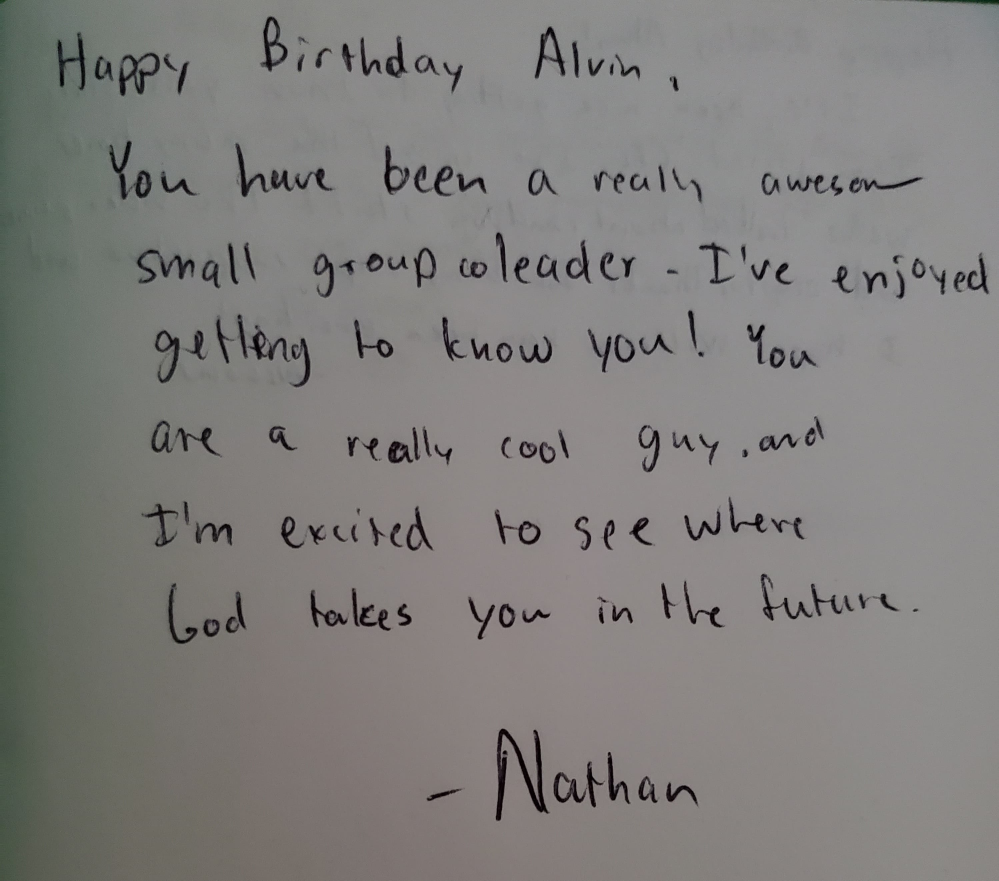
#> input picture input/testNote.jpg, 2996 x 2642 px (shown at 1/3 size)
$ python resize.py
#> lines starting #> are read from the running program, lines starting #| are printed output that depends on the picture; after the words box and inside, x2 and y2 are one past the last pixel; in counts of white or black regions, pixels touching at a corner belong together
### jenksPartition.py
# code from http://danieljlewis.org/files/2010/06/Jenks.pdf
# described at http://danieljlewis.org/2010/06/07/jenks-natural-breaks-algorithm-in-python/

def getJenksBreaks(dataList, numClass):
    dataList.sort()
    mat1 = []
    for i in range(0, len(dataList) + 1):
        temp = []
        for j in range(0, numClass + 1):
            temp.append(0)
        mat1.append(temp)
    mat2 = []
    for i in range(0, len(dataList) + 1):
        temp = []
        for j in range(0, numClass + 1):
            temp.append(0)
        mat2.append(temp)
    for i in range(1, numClass + 1):
        mat1[1][i] = 1
        mat2[1][i] = 0
        for j in range(2, len(dataList) + 1):
            mat2[j][i] = float('inf')
    v = 0.0
    for l in range(2, len(dataList) + 1):
        s1 = 0.0
        s2 = 0.0
        w = 0.0
        for m in range(1, l + 1):
            i3 = l - m + 1
            val = float(dataList[i3 - 1])
            s2 += val * val
            s1 += val
            w += 1
            v = s2 - (s1 * s1) / w
            i4 = i3 - 1
            if i4 != 0:
                for j in range(2, numClass + 1):
                    if mat2[l][j] >= (v + mat2[i4][j - 1]):
                        mat1[l][j] = i3
                        mat2[l][j] = v + mat2[i4][j - 1]
        mat1[l][1] = 1
        mat2[l][1] = v
    k = len(dataList)
    kclass = []
    for i in range(0, numClass + 1):
        kclass.append(0)
    kclass[numClass] = float(dataList[len(dataList) - 1])
    countNum = numClass
    while countNum >= 2:  # print "rank = " + str(mat1[k][countNum])
        id = int((mat1[k][countNum]) - 2)
        # print "val = " + str(dataList[id])
        kclass[countNum - 1] = dataList[id]
        k = int((mat1[k][countNum] - 1))
        countNum -= 1
    return kclass


# [43 lines left out: functions getGVF, classify, not called in this run]

### resize.py
from jenksPartition import getJenksBreaks
from PIL import Image
import numpy as np
import cv2


# Open an Image
def open_image(path):
#> called with path = 'input/testNote.jpg'
    new_image = cv2.imread(path)
#> new_image is the input picture: shape (2642, 2996, 3); mean B, G, R 123.9, 126.1, 127.7
    return new_image


# Save Image
def save_image(image, path):
    image.save(path, 'png')


def print_bounding_boxes(image, contours):
    for contour in contours:
        (x, y, w, h) = cv2.boundingRect(contour)
        # if the contour is sufficiently large, it must be a digit
        x1 = x + w
        y1 = y + h
        # print(x,x1,y,y1)
        # Drawing the selected contour on the original image
        cv2.rectangle(image, (x, y), (x1, y1), (0, 255, 0), 2)
    cv2.imwrite(output_file_name + 'Bounding' + file_extension, image)


def find_bounding_boxes(image):
    # this method is called Adaptive Thresholding, it accounts for lighting differences
    # img = cv2.medianBlur(image, 5)

    imgray = cv2.cvtColor(image,cv2.COLOR_BGR2GRAY)
    ret, th1 = cv2.threshold(imgray, 127, 255, cv2.THRESH_BINARY)
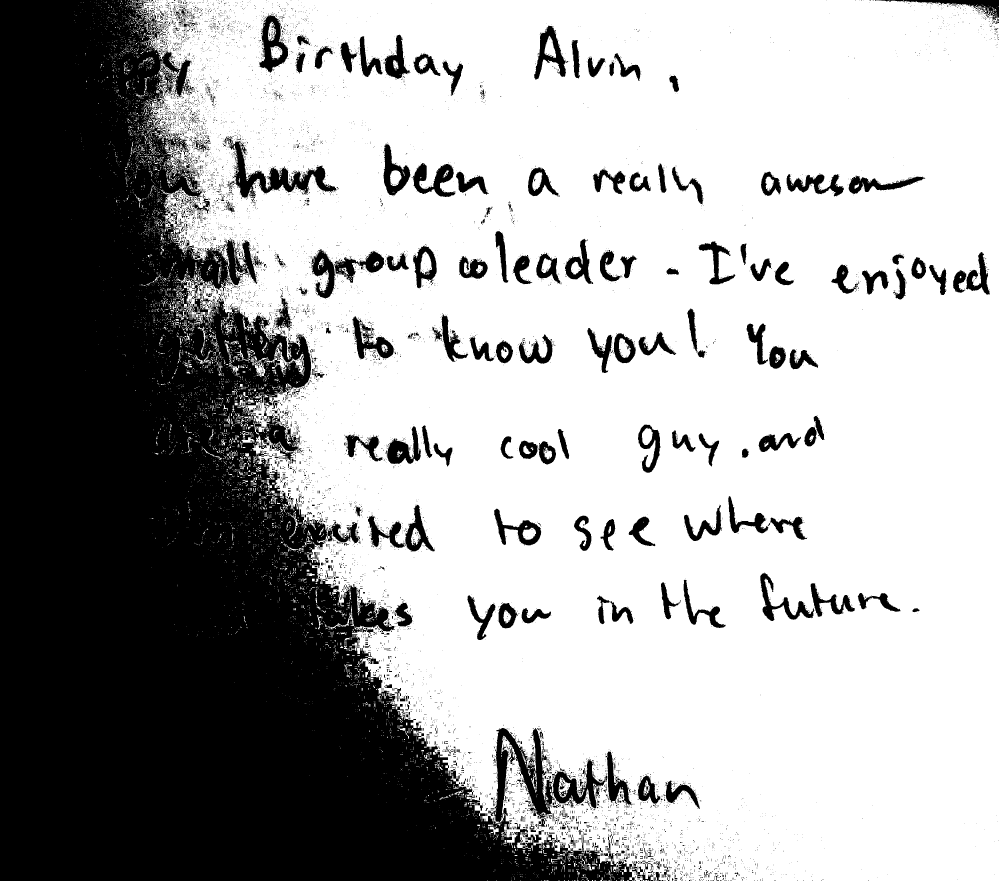
#> th1: shape (2642, 2996) (shown at 1/3 size); 65.6% white; 8916 black regions (8290 under 20 px), largest, box (x1, y1, x2, y2) and area: (0, 0, 1936, 2642) 2368956, (675, 408, 1010, 603) 15413, (777, 40, 864, 218) 7202
    th2 = cv2.adaptiveThreshold(imgray, 255, cv2.ADAPTIVE_THRESH_MEAN_C, cv2.THRESH_BINARY, 5, 8)
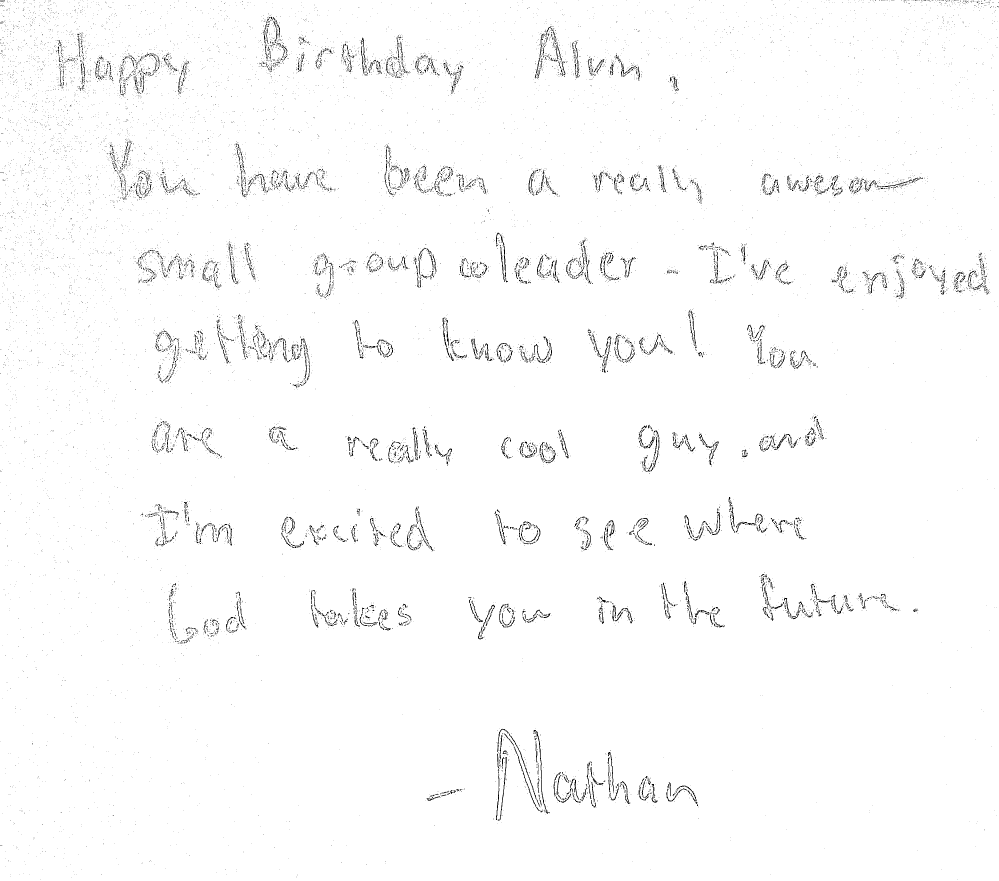
#> th2: shape (2642, 2996) (shown at 1/3 size); 98.5% white; black in thin lines or dots
    th3 = cv2.adaptiveThreshold(imgray, 255, cv2.ADAPTIVE_THRESH_GAUSSIAN_C, cv2.THRESH_BINARY, 5, 8)
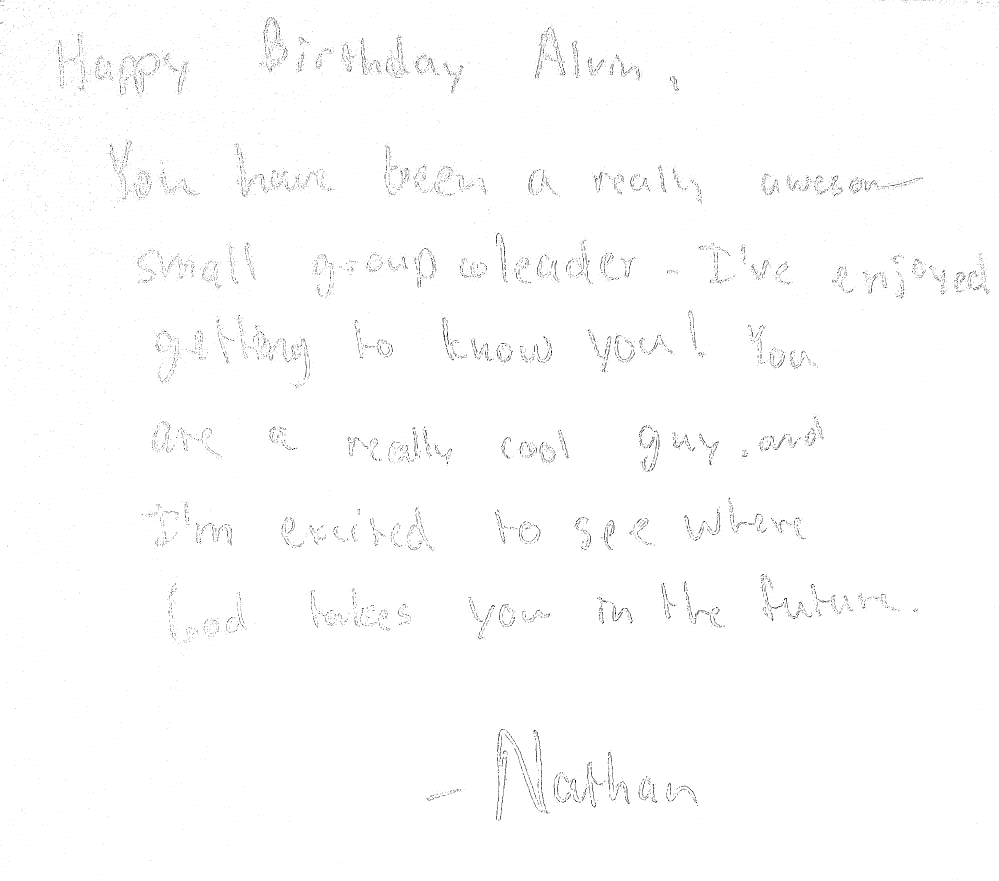
#> th3: shape (2642, 2996) (shown at 1/3 size); 99.3% white; black in thin lines or dots

    cv2.imwrite(output_file_name + 'Gray2' + file_extension, th2)
    cv2.imwrite(output_file_name + 'Gray3' + file_extension, th3)

    contours, hierarchy = cv2.findContours(th2,cv2.RETR_TREE,cv2.CHAIN_APPROX_SIMPLE)
#> contours = 17107 contours, 14954 with area under 20; largest, box (x1, y1, x2, y2) and area: (0, 0, 2996, 2642) 7909440, (1600, 2189, 1640, 2430) 842, (1500, 2270, 1522, 2445) 594, (1544, 2227, 1604, 2378) 513, (1487, 2305, 1499, 2462) 504
    return contours


# Create a new image with the given size
def create_image(i, j):
    image = Image.new("RGB", (i, j), "white")
    return image


# Get the pixel from the given image
def get_pixel(image, i, j):
    # Inside image bounds?
    width, height = image.size
    if i > width or j > height:
        return None

    # Get Pixel
    pixel = image.getpixel((i, j))
    return pixel


# finds the average shade of the image so we can compare it to text
def get_average_shade(image):
    width, height = image.size
    average_r = 0
    average_g = 0
    average_b = 0
    for column in range(width):
        for pixel in range(height):
            pixel_color = get_pixel(image, column, pixel)
            average_r += pixel_color[0]
            average_g += pixel_color[1]
            average_b += pixel_color[2]
    image_pixels = width * height
    average_r /= image_pixels
    average_g /= image_pixels
    average_b /= image_pixels
    return average_r, average_b, average_g


def crop_image(image, contour):
    (x, y, w, h) = cv2.boundingRect(contour)
    crop_image = image[y:y + h, x:x + w]
    return crop_image


def scale_image(rescaling_image, new_h, new_w, min_size):
    height, width, channel = rescaling_image.shape
    # letter is probably i or l, their width is too thin
    if width < min_size:
        # we only rescale the height in that case
        rescaled_image = cv2.resize(rescaling_image, (width, new_h))
    else:
        rescaled_image = cv2.resize(rescaling_image, (new_w, new_h))
    return rescaled_image


def new_image(height, width):
    blank_image = np.zeros((height, width, 3), np.uint8)
    return blank_image


def paste_image(image, pasted_image, x, y):
    height, width, channel = pasted_image.shape
    image[y:y+height, x:x+width] = pasted_image
    return image


def find_centroids(contours):
    """
    Find the centroid (moment-wise) of each contour, this allows a good sense of where the word belongs
    :param contours: array of contours provided by cv2 package
    :return: array of centroids
    """
    centroids = []
    for c in contours:
        # calculate moments for each contour
        M = cv2.moments(c)

        # calculate x,y coordinate of center
        cX = int(M["m10"] / M["m00"])
        cY = int(M["m01"] / M["m00"])
        centroids.append((cX, cY))
    return centroids


def print_centroids(image, centroids):
    for centroid in centroids:
        cX, cY = centroid
        cv2.circle(image, (cX, cY), 5, (255, 255, 255), -1)
        cv2.putText(image, "centroid", (cX - 25, cY - 25), cv2.FONT_HERSHEY_SIMPLEX, 0.5, (255, 255, 255), 2)

        # display the image
    cv2.imwrite(output_file_name + 'Moments' + file_extension, image)


def print_line_placements(image, breaks):
    for placement in breaks:
        # the shape is finding the width and dividing by two to get to middle
        cv2.circle(image, (int(image.shape[1] / 2), int(placement)), 5, (255, 255, 255), -1)
    cv2.imwrite(output_file_name + 'Lines' + file_extension, image)


def filter_contour(contours, min_size, max_size):
    """
    Filters the contours given min_size and max_size, will go through if EITHER height or width passes
    :param contours: Array of contours
    :param min_size: Minimum size that a dimension can pass
    :param max_size: Maximum size that a dimension can pass
    :return: A new array that contains filtered contours, average height, average width
    """
    filtered_contours = []
    avg_contour_w = 0
    avg_contour_h = 0
    for contour in contours:
        # gets coordinates of Rect
        (x, y, w, h) = cv2.boundingRect(contour)
        if min_size < w < max_size or min_size < h < max_size:
            print('height:', h)
            print('width:', w)
            avg_contour_w += w
            avg_contour_h += h
            filtered_contours.append(contour)
    avg_contour_w /= len(filtered_contours)
    avg_contour_w = int(avg_contour_w)
    avg_contour_h /= len(filtered_contours)
    avg_contour_h = int(avg_contour_h)
    return filtered_contours, avg_contour_h, avg_contour_w


def distribute_letter_to_line(line_placements, contour_bounding_box):
    """
    Places the letter on the correct line that is belongs to in the original text file
    :param line_placements: array of possible line placement heights
    :param contour_bounding_box: the bounding box of the original letter
    :return: x, y coordinate of the letter
    """
    (x, y, w, h) = cv2.boundingRect(contour_bounding_box)
    for line_placement in line_placements:
        # the letter's bounding box fits the line
        if y < line_placement < y + h:
            return x, line_placement
    print("error?")


filename = 'testNote'
input_file_name = 'input/' + filename
output_file_name = 'output/' + filename
file_extension = '.jpg'
file = input_file_name + file_extension
# the range to count as too extreme
scaling_range_ratio = 1.5
possible_lines = 10
should_print_line_placements = True
should_print_bounding_boxes = True
should_print_centroids = True

im = open_image(file)
contours = find_bounding_boxes(im)
height, width, channel = im.shape
#> height = 2642; width = 2996; channel = 3
min_size = max(height, width) * .01
#> min_size = 29.96
max_size = min(height, width) * .5
#> max_size = 1321
print(min_size)
#| 29.96
print(max_size)
#| 1321.0
# print_bounding_boxes(im, contours)
# filter one, removes anything that is too extreme
filter_one_contour, avg_contour_h, avg_contour_w = filter_contour(contours, min_size, max_size)
#> the loop in filter_contour, `for contour in contours:` made 17107 passes
#> (x, y, w, h, avg_contour_w, avg_contour_h) on passes 252, 289, 349, 362, 390, 397, 400, 416, 418, 423, 429, 431: (1279, 2388, 42, 15, 42, 15), (1667, 2380, 47, 29, 89, 44), (1998, 2366, 51, 40, 140, 84), (1833, 2363, 25, 39, 165, 123), (2031, 2355, 60, 51, 225, 174), (1765, 2352, 8, 33, 233, 207), (1954, 2351, 11, 45, 244, 252), (2001, 2346, 13, 44, 257, 296), (1773, 2345, 12, 61, 269, 357), (1925, 2343, 10, 44, 279, 401), (1611, 2343, 8, 37, 287, 438), (1861, 2342, 31, 71, 318, 509)
#> (x, y, w, h, avg_contour_w) on pass 1273: (1843, 1834, 26, 31, 934)
#> (printed output is left out)
#> after the loop in filter_contour, `for contour in contours:`: avg_contour_h = 10352; avg_contour_w = 3561; filtered_contours = 222 contours; largest, box (x1, y1, x2, y2) and area: (1600, 2189, 1640, 2430) 842, (1500, 2270, 1522, 2445) 594, (1544, 2227, 1604, 2378) 513, (1487, 2305, 1499, 2462) 504, (1499, 703, 1519, 832) 486
#> in filter_contour, `avg_contour_w /= len(filtered_contours)`: avg_contour_w = 16.04
#> in filter_contour, `avg_contour_w = int(avg_contour_w)`: avg_contour_w = 16
#> in filter_contour, `avg_contour_h /= len(filtered_contours)`: avg_contour_h = 46.63
#> in filter_contour, `avg_contour_h = int(avg_contour_h)`: avg_contour_h = 46
#> filter_one_contour has the same summary as filtered_contours in filter_contour; avg_contour_h = 46; avg_contour_w = 16
max_size = max(avg_contour_h, avg_contour_w) * scaling_range_ratio
#> max_size = 69
min_size = min(avg_contour_h, avg_contour_w) / scaling_range_ratio
#> min_size = 10.67
# filter two, removes anything that is too small or big to be relevant
letter_contours_bounding_box, avg_contour_h, avg_contour_w = filter_contour(filter_one_contour, min_size, max_size)
#> the loop in filter_contour (call 2), `for contour in contours:` made 222 passes
#> (x, y, w, h) on passes 20, 35: (1823, 2293, 9, 85), (1580, 1846, 31, 23)
#> (printed output is left out)
if should_print_bounding_boxes:
    print_bounding_boxes(im, letter_contours_bounding_box)
#> after the loop in print_bounding_boxes, `for contour in contours:`:
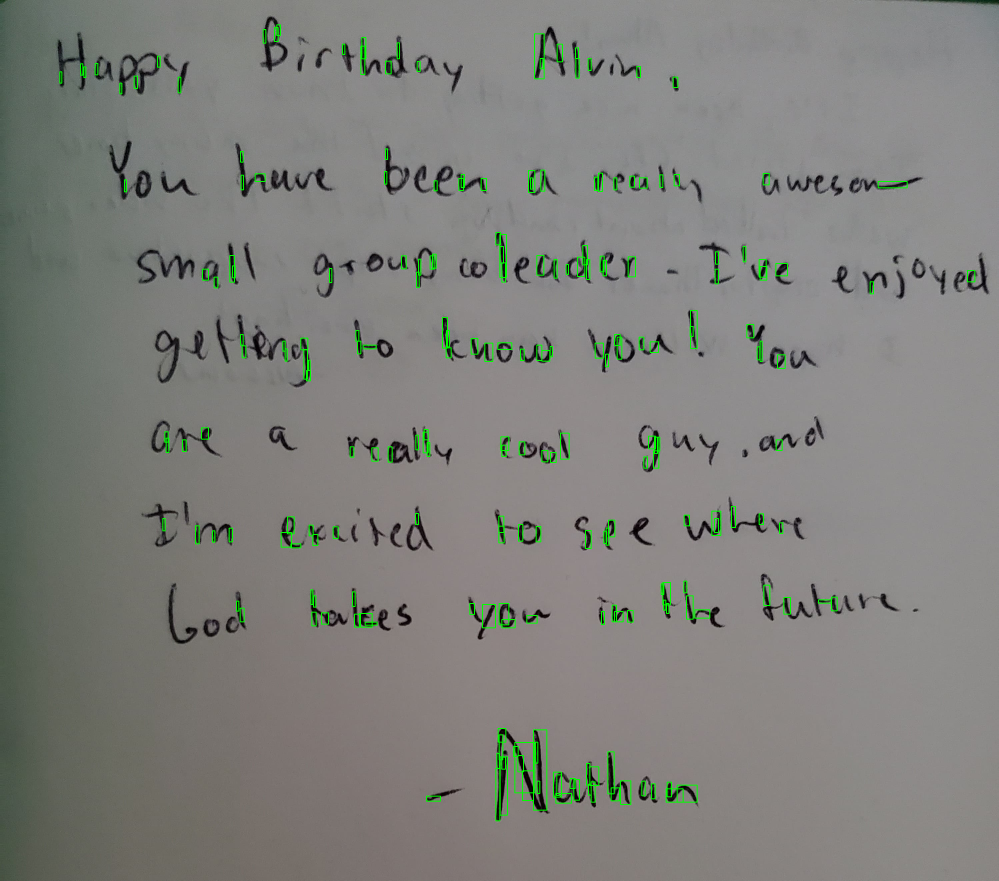
#> image: shape (2642, 2996, 3) (shown at 1/3 size); mean B, G, R 123, 127.7, 126.8

cropped_letters = []
# we will crop each letter and scale it so they are uniform
for letter_contour in letter_contours_bounding_box:
    cropped_letter = crop_image(im, letter_contour)
    cropped_and_scaled_letter = scale_image(cropped_letter, avg_contour_h, avg_contour_w, min_size)
    cropped_letters.append(cropped_and_scaled_letter)
#> this loop made 220 passes
#> pass 2, in crop_image (call 2), `crop_image = image[y:y + h, x:x + w]`:
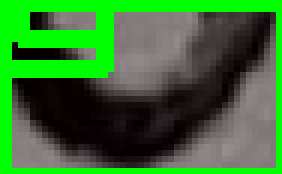
#> crop_image: shape (29, 47, 3) (shown 6 times larger); mean B, G, R 49.2, 113.1, 55.3
#> pass 3, in crop_image (call 3), `crop_image = image[y:y + h, x:x + w]`:
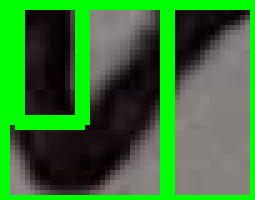
#> crop_image: shape (40, 51, 3) (shown 5 times larger); mean B, G, R 50.7, 118.3, 55.2

centroids = find_centroids(letter_contours_bounding_box)

if should_print_centroids:
    print_centroids(im, centroids)
#> the loop in print_centroids, `for centroid in centroids:` made 220 passes
#> centroid on passes 1 to 3: (1297, 2395), (1691, 2397), (2018, 2387)
#> after the loop in print_centroids, `for centroid in centroids:`:
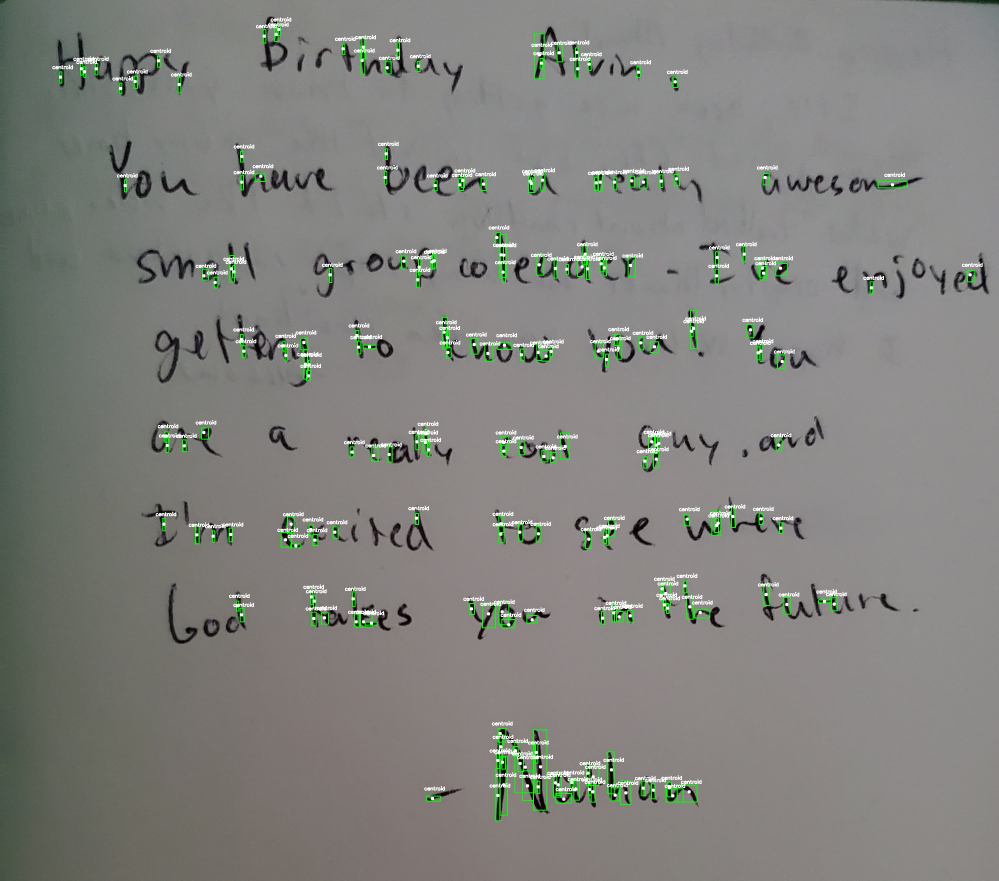
#> image: shape (2642, 2996, 3) (shown at 1/3 size); mean B, G, R 125.2, 129.6, 129
# a list of cY so we can cluster them, essentially converts the centroids for 1d clustering
centroids_flattened_to_y = [cY for (cX, cY) in centroids]

# this gets the placement where the lines should go
line_placements = getJenksBreaks(centroids_flattened_to_y, possible_lines)

if should_print_line_placements:
    print_line_placements(im, line_placements)
#> the loop in print_line_placements, `for placement in breaks:` made 11 passes
#> placement on passes 2 to 11: 164, 265, 556, 863, 1127, 1383, 1637, 1874, 2319, 2397

final_image = new_image(height, width)


(x2, y2, w, h) = cv2.boundingRect(letter_contours_bounding_box[0])
for cropped_letter, original_contour_bounding_box in zip(cropped_letters, letter_contours_bounding_box):
#> (the run stopped early here; a loop or call above may not have finished)
